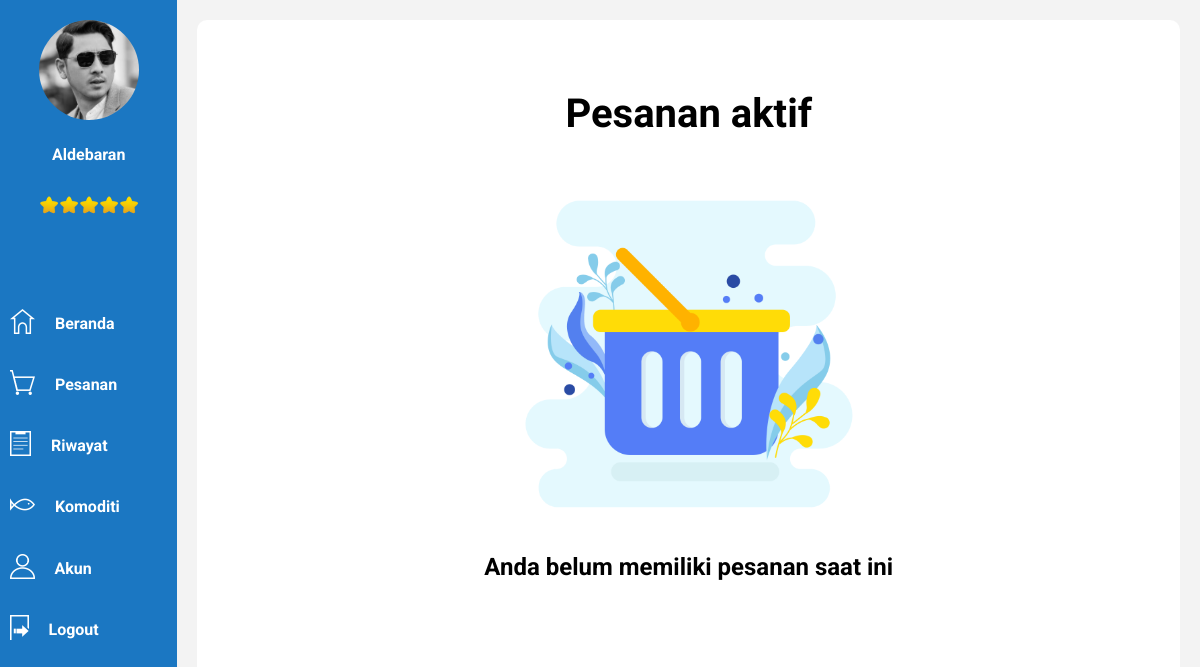
Screenshot of /dist/pesanan.php (signed in) with the database file from the repository.
### tables this page shows
CREATE TABLE IF NOT EXISTS `mitra` (
  `id` int(11) NOT NULL AUTO_INCREMENT,
  `nama_usaha` varchar(150) NOT NULL DEFAULT '0',
  `nama_pemilik` varchar(50) NOT NULL DEFAULT '0',
  `alamat` text NOT NULL,
  `no_telepon` varchar(50) NOT NULL,
  `jam_operasional` varchar(50) NOT NULL,
  `email` varchar(50) NOT NULL,
  `bintang` int(11) DEFAULT '1',
  `tanggal_daftar` date DEFAULT NULL,
  `username` varchar(50) NOT NULL,
  `password` varchar(300) NOT NULL,
  `profile` varchar(50) DEFAULT NULL,
  `sampul` varchar(50) DEFAULT NULL,
  PRIMARY KEY (`id`)
);

### dist/pesanan.php (the view, shortened to what this page needs)
<?php
require 'Functions.php';
$idmitra=$_SESSION["idmitra"];
$data=$conn->selectData("SELECT * FROM mitra WHERE id='$idmitra'");
$data2=$conn->selectData("SELECT * FROM pesanan WHERE id_mitra='$idmitra'");
$bintang=$data[0]["bintang"];
?>
<!DOCTYPE html>
<html lang="en">
<head>
    <link rel="stylesheet" href="../css/pesanan.css"><link href="https://fonts.googleapis.com/css2?family=Oswald:wght@500&display=swap" rel="stylesheet">
</head>
<body>
    <div class="sidebar">
        <center><img class="profile"  src="../mitraimage/<?=$conn->cekGambar($data[0]['profile']);?>" width="100px" height="100px" style="margin-top: 20px;border-radius:50%;"></center>
        <center><h4 style="color:white;font-family:'Roboto',sans-serif"><?=$data[0]["nama_pemilik"]?></h4></center>
        <center><?php $conn->showStar($bintang)?></center>
        <div class="menu" style="margin-top:100px;">
            <a href="homeMitra.php"><img src="../assets/home.png" height="25" style="float: left;margin: 10px;margin-top:5px;margin-right: 20px;"><h4>Beranda</h4></a>
            <a href="pesanan.php"><img src="../assets/keranjang.png" height="25" style="float: left;margin: 10px;margin-top:5px;margin-right: 20px;"><h4>Pesanan<?=$conn->hitungPesanan($idmitra)?></h4></a>
            <a href="riwayatMitra.php"><img src="../assets/riwayat.png" height="25" style="float: left;margin: 10px;margin-top:5px;margin-right: 20px;"><h4>Riwayat</h4></a>
            <a href="komoditi.php"><img src="../assets/komoditi.png" height="25" style="float: left;margin: 10px;margin-top:5px;margin-right: 20px;"><h4>Komoditi</h4></a>
            <a href="accountMitra.php"><img src="../assets/account.png" height="25" style="float: left;margin: 10px;margin-top:5px;margin-right: 20px;"><h4>Akun</h4></a>
            <a href="logout.php"><img src="../assets/exit.png" height="25" style="float: left;margin: 10px;margin-top:5px;margin-right: 20px;"><h4>Logout</h4></a>
        </div>
    </div>
    <div class="content">
        <center><h1 style="margin-top:50px">Pesanan aktif</h1></center>
        <center>
            <div class="tagihan">
            <?php
            if($data2==null){?>
            <img src='../assets/trolley.png' height='350px'><br><h2 style='font-family:Roboto,sans-serif'>Anda belum memiliki pesanan saat ini</h2>
            <?php } ?>
    </center>
    </div>
</body>
</html>

### css/pesanan.css (style rules this page uses)
html { height: 100%; }
body { margin:0; padding:0; display: flex; flex-direction: row; height: 100%; background-color: rgb(243, 243, 243); }
.sidebar { width: 15%; height:100%; background-color: rgb(27, 119, 194); }
.content { width:83%; height:95%; margin: 20px; border-radius: 10px; background-color: rgb(255, 255, 255); overflow: scroll; padding: 20px; box-sizing: border-box; }
.menu h4 { color:white; font-family:'Roboto',sans-serif; height: 40px; line-height: 40px; padding-left: 20px; }
.menu a:link { color: white; text-decoration: none; }
.content h1 { font-family: 'Arimo',sans-serif; font-size: 40px; }
.content .tagihan { width: 80%; background-color: rgb(255, 255, 255); border-radius: 10px; padding: 15px; box-sizing: border-box; }

### rows the page displays
mitra: profile (picture), nama_pemilik "Aldebaran", bintang 5 (drawn)
